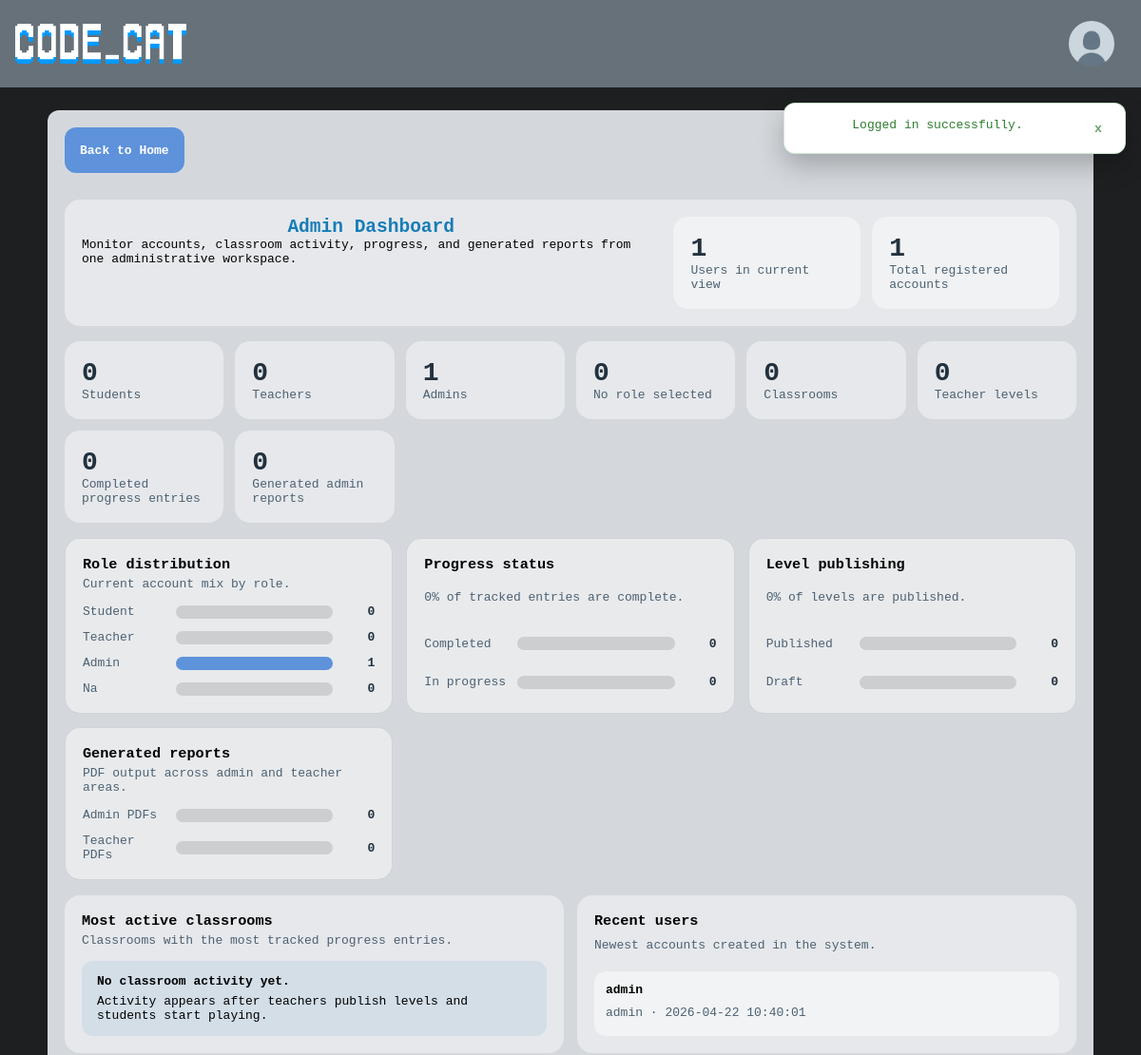
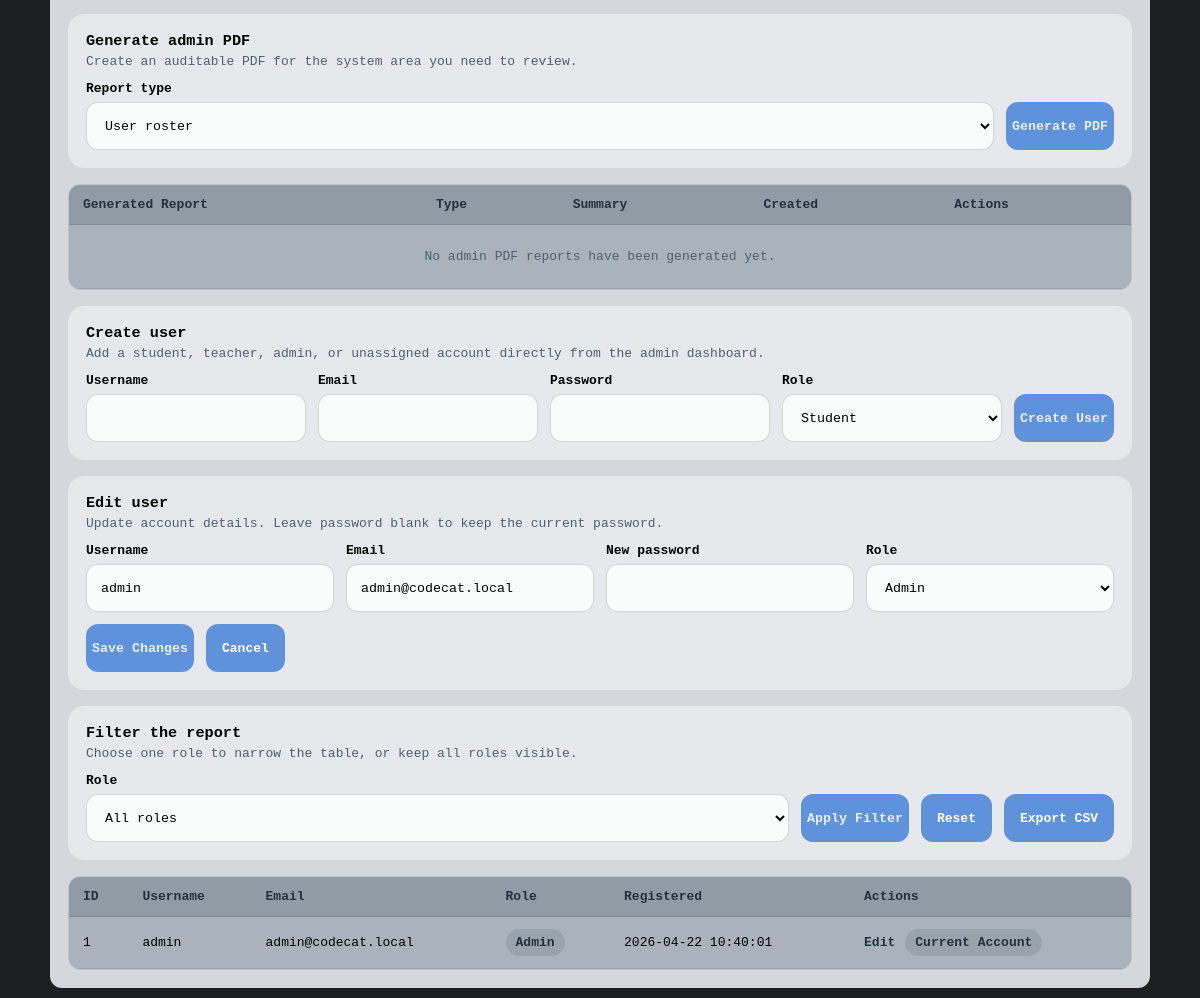
Screenshot of /reports.php?edit_user=1 (signed in) with the database file from the repository (2 pictures, top to bottom).
### tables this page shows
CREATE TABLE users (
    id INT UNSIGNED NOT NULL AUTO_INCREMENT,
    username VARCHAR(50) NOT NULL,
    password VARCHAR(255) NOT NULL,
    email VARCHAR(100) NOT NULL,
    role ENUM('student', 'teacher', 'admin', 'na') NOT NULL DEFAULT 'na',
    register_date TIMESTAMP NOT NULL DEFAULT CURRENT_TIMESTAMP,
    PRIMARY KEY (id),
    UNIQUE KEY uq_users_username (username),
    UNIQUE KEY uq_users_email (email)
);

### reports.php (the view, shortened to what the rows shown need)
<?php
include "db.php";
include "admin_report_helpers.php";
$admin_id = (int)($_SESSION['id'] ?? 0);
$role = trim((string)($_GET['role'] ?? ''));
if ($role !== '') {
    $stmt = $conn->prepare("
        SELECT id, username, email, role, register_date
        FROM users
        WHERE role = ?
        ORDER BY role ASC, username ASC
    ");
    $stmt->bind_param("s", $role);
    $stmt->execute();
    $result = $stmt->get_result();
} else {
    $result = $conn->query("
        SELECT id, username, email, role, register_date
        FROM users
        ORDER BY role ASC, username ASC
    ");
}
$recent_users = [];
$recent_users_result = $conn->query("
    SELECT username, role, register_date
    FROM users
    ORDER BY register_date DESC, id DESC
    LIMIT 5
");
if ($recent_users_result && $recent_users_result->num_rows > 0) {
    while ($recent_user = $recent_users_result->fetch_assoc()) {
        $recent_users[] = $recent_user;
    }
}
$edit_user_id = (int)($_GET['edit_user'] ?? 0);
$edit_user = null;
if ($edit_user_id > 0) {
    $edit_stmt = $conn->prepare("
        SELECT id, username, email, role
        FROM users
        WHERE id = ?
        LIMIT 1
    ");
    if ($edit_stmt) {
        $edit_stmt->bind_param("i", $edit_user_id);
        $edit_stmt->execute();
        $edit_result = $edit_stmt->get_result();
        $edit_user = $edit_result ? $edit_result->fetch_assoc() : null;
    }
}
?>
<!DOCTYPE html>
<html>
<head>
    <link rel="stylesheet" href="style.css">
</head>
<body>
    <div class="panel report_panel">
        <div class="dashboard_hero">
            <div>
                <h2>Admin Dashboard</h2>
            </div>
        </div>
        <div class="admin_insight_grid">
            <div class="dashboard_section">
                <div class="admin_compact_list">
                    <?php if ($recent_users): ?>
                        <?php foreach ($recent_users as $recent_user): ?>
                        <div class="admin_compact_item">
                            <strong><?= htmlspecialchars((string)$recent_user['username']) ?></strong>
                            <span><?= htmlspecialchars((string)$recent_user['role']) ?> · <?= htmlspecialchars((string)$recent_user['register_date']) ?></span>
                        </div>
                        <?php endforeach; ?>
                    <?php endif; ?>
                </div>
            </div>
        </div>
        <div class="table_wrap">
            <table class="report_table">
                <tr>
                    <th>Generated Report</th>
                    <th>Type</th>
                    <th>Summary</th>
                    <th>Created</th>
                    <th>Actions</th>
                </tr>
            </table>
        </div>
        <?php if ($edit_user): ?>
        <div class="filter_card">
            <div class="dashboard_section_header">
                <h3>Edit user</h3>
                <p>Update account details. Leave password blank to keep the current password.</p>
            </div>
            <form method="POST" class="report_filters">
                <div class="field_group">
                    <label for="edit_username">Username</label>
                    <input type="text" name="username" id="edit_username" required value="<?= htmlspecialchars((string)$edit_user['username']) ?>">
                </div>
                <div class="field_group">
                    <label for="edit_email">Email</label>
                    <input type="email" name="email" id="edit_email" required value="<?= htmlspecialchars((string)$edit_user['email']) ?>">
                </div>
                <div class="field_group">
                    <label for="edit_password">New password</label>
                    <input type="password" name="password" id="edit_password">
                </div>
                <div class="field_group">
                    <label for="edit_role">Role</label>
                    <select name="user_role" id="edit_role" required>
                        <option value="admin" <?= $edit_user['role'] === 'admin' ? 'selected' : '' ?>>Admin</option>
                    </select>
                </div>
                <button type="submit">Save Changes</button>
                <a class="secondary_button" href="reports.php">Cancel</a>
            </form>
        </div>
        <?php endif; ?>
        <div class="table_wrap">
            <table class="report_table">
                <tr>
                    <th>ID</th>
                    <th>Username</th>
                    <th>Email</th>
                    <th>Role</th>
                    <th>Registered</th>
                    <th>Actions</th>
                </tr>
                <?php if ($result && $result->num_rows > 0): ?>
                    <?php while ($row = $result->fetch_assoc()): ?>
                    <tr>
                        <td><?= htmlspecialchars($row['id']) ?></td>
                        <td><?= htmlspecialchars($row['username']) ?></td>
                        <td><?= htmlspecialchars($row['email']) ?></td>
                        <td><span class="status_pill"><?= htmlspecialchars($row['role']) ?></span></td>
                        <td><?= htmlspecialchars($row['register_date']) ?></td>
                        <td>
                            <div class="table_actions">
                                <a class="secondary_link" href="reports.php?edit_user=<?= (int)$row['id'] ?>">Edit</a>
                                <?php if ((int)$row['id'] !== $admin_id): ?>
                                <form method="POST" class="inline_form">
                                    <input type="hidden" name="action" value="delete_user">
                                    <input type="hidden" name="user_id" value="<?= (int)$row['id'] ?>">
                                    <button type="submit" class="link_button">Delete</button>
                                </form>
                                <?php else: ?>
                                    <span class="status_pill">Current account</span>
                                <?php endif; ?>
                            </div>
                        </td>
                    </tr>
                    <?php endwhile; ?>
                <?php else: ?>
                    <tr class="empty_state_row">
                        <td colspan="6">No users match the current filter.</td>
                    </tr>
                <?php endif; ?>
            </table>
        </div>
    </div>
</body>
</html>

### rows the page displays
users: username "admin", role "admin", register_date "2026-04-22 10:40:01", email "admin@codecat.local", user_role "Admin", id "1", role "Admin", shows "Current Account"

### other values shown
$report_count "1"
array_sum($role_counts) "1"
$text "Logged in successfully."
$role_counts['student'] "0"
$role_counts['teacher'] "0"
$role_counts['admin'] "1"
$role_counts['na'] "0"
$system_summary['total_classrooms'] "0"
$system_summary['total_levels'] "0"
$system_summary['completed_entries'] "0"
$system_summary['admin_reports'] "0"
$chart_role "Student"
$chart_count "0"
$chart_role "Teacher"
$chart_role "Admin"
